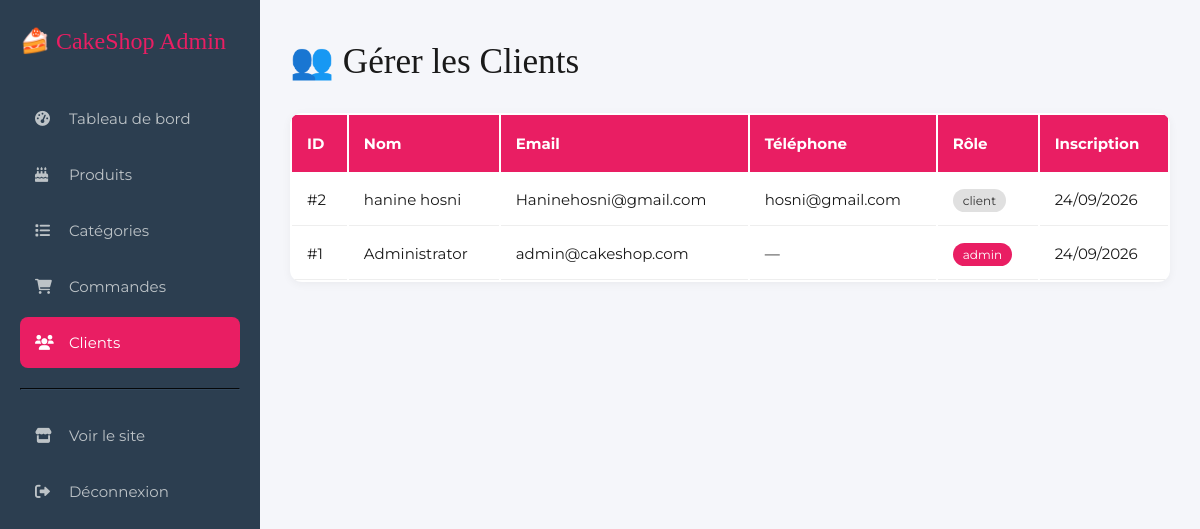
The page /admin/users.php (signed in) on the database its author committed.
### tables this page shows
CREATE TABLE `users` (
  `id` int(10) UNSIGNED NOT NULL,
  `full_name` varchar(100) NOT NULL,
  `email` varchar(150) NOT NULL,
  `phone` varchar(30) DEFAULT NULL,
  `password` varchar(255) NOT NULL,
  `role` enum('client','admin') NOT NULL DEFAULT 'client',
  `created_at` timestamp NOT NULL DEFAULT current_timestamp()
);

### classes/User.php (called while the page is built, shortened)
<?php
require_once __DIR__ . '/Database.php';
class User {
    private $conn;
    private $table = 'users';
    public function __construct() {
        $database = new Database();
        $this->conn = $database->getConnection();
    }
    public function getAll() {
        $query = "SELECT id, full_name, email, phone, role, created_at
                  FROM " . $this->table . "
                  ORDER BY created_at DESC";
        $stmt = $this->conn->prepare($query);
        $stmt->execute();
        return $stmt->fetchAll();
    }
}
?>

### classes/Database.php (called while the page is built, shortened)
<?php
class Database {
    private $host = 'localhost';
    private $db_name = 'cakeshop';
    private $username = 'root';
    private $password = '';
    public function getConnection() {
        $this->conn = null;
        try {
            $this->conn = new PDO(
                "mysql:host=" . $this->host . ";dbname=" . $this->db_name . ";charset=utf8mb4",
                $this->username,
                $this->password,
                [
                    PDO::ATTR_ERRMODE => PDO::ERRMODE_EXCEPTION,
                    PDO::ATTR_DEFAULT_FETCH_MODE => PDO::FETCH_ASSOC,
                    PDO::ATTR_EMULATE_PREPARES => false
                ]
            );
        } catch (PDOException $e) {
            echo "Connection error: " . $e->getMessage();
        }
        return $this->conn;
    }
}
?>

### admin/users.php (the view, shortened to what this page needs)
<?php
require_once '../classes/User.php';
$userObj = new User();
$users = $userObj->getAll();
?>
<!DOCTYPE html>
<html lang="fr">
<head>
    <link rel="stylesheet" href="/cakeshop/assets/css/style.css">
    <link rel="stylesheet" href="https://cdnjs.cloudflare.com/ajax/libs/font-awesome/6.0.0/css/all.min.css">
</head>
<body>
<div class="admin-layout">
    <aside class="sidebar-admin">
        <h2>🍰 CakeShop Admin</h2>
        <a href="index.php"><i class="fas fa-tachometer-alt"></i> Tableau de bord</a>
        <a href="products.php"><i class="fas fa-birthday-cake"></i> Produits</a>
        <a href="categories.php"><i class="fas fa-list"></i> Catégories</a>
        <a href="orders.php"><i class="fas fa-shopping-cart"></i> Commandes</a>
        <a href="users.php" class="active"><i class="fas fa-users"></i> Clients</a>
        <hr style="border-color:#34495e; margin:20px 0;">
        <a href="/cakeshop/"><i class="fas fa-store"></i> Voir le site</a>
        <a href="/cakeshop/pages/logout.php"><i class="fas fa-sign-out-alt"></i> Déconnexion</a>
    </aside>
    <main class="main-admin">
        <h2>👥 Gérer les Clients</h2>
        <table class="admin-table" style="margin-top:20px;">
            <thead>
                <tr>
                    <th>ID</th>
                    <th>Nom</th>
                    <th>Email</th>
                    <th>Téléphone</th>
                    <th>Rôle</th>
                    <th>Inscription</th>
                </tr>
            </thead>
            <tbody>
                <?php foreach ($users as $u): ?>
                <tr>
                    <td>#<?php echo $u['id']; ?></td>
                    <td><?php echo $u['full_name']; ?></td>
                    <td><?php echo $u['email']; ?></td>
                    <td><?php echo $u['phone'] ?: '—'; ?></td>
                    <td>
                        <span style="padding:4px 10px; border-radius:15px; font-size:12px;
                            <?php echo $u['role'] === 'admin' ? 'background:#e91e63;color:white;' : 'background:#e0e0e0;color:#333;'; ?>">
                            <?php echo $u['role']; ?>
                        </span>
                    </td>
                    <td><?php echo date('d/m/Y', strtotime($u['created_at'])); ?></td>
                </tr>
                <?php endforeach; ?>
            </tbody>
        </table>
    </main>
</div>
</body>
</html>

### assets/css/style.css (style rules this page uses)
* { margin: 0; padding: 0; box-sizing: border-box; }
:root { --primary: #c4956a; --primary-dark: #a0784c; --secondary: #f5ebe0; --light: #fdfaf6; --dark: #1a1a1a; --white: #ffffff; --gray: #f9f7f4; --border: #d5cfc6; --text: #4a4a4a; --text-light: #6b6b6b; --success: #6b8f65; --danger: #b55a5a; }
body { font-family: 'Montserrat', sans-serif; font-weight: 400; font-size: 15px; background: var(--light); color: var(--dark); line-height: 1.8; }
a { text-decoration: none; color: var(--primary); transition: 0.3s; }
h1, h2, h3, h4, .logo, .section-title { font-family: 'Playfair Display', serif; font-weight: 500; color: var(--dark); }
h2 { font-size: 2.2rem; }

### admin/users.php (style rules this page uses)
.admin-layout { display: flex; min-height: 100vh; }
.sidebar-admin { width: 260px; background: #2c3e50; color: white; padding: 20px; }
.sidebar-admin h2 { color: #e91e63; margin-bottom: 30px; font-size: 24px; }
.sidebar-admin a { color: #bdc3c7; display: block; padding: 12px 15px; margin-bottom: 5px; border-radius: 8px; transition: 0.3s; text-decoration: none; }
.sidebar-admin a:hover, .sidebar-admin a.active { background: #e91e63; color: white; }
.sidebar-admin i { margin-right: 10px; width: 20px; }
.main-admin { flex: 1; background: #f5f6fa; padding: 30px; }
.admin-table { width: 100%; background: white; border-radius: 12px; overflow: hidden; box-shadow: 0 2px 10px rgba(0,0,0,0.05); }
.admin-table th { background: #e91e63; color: white; padding: 15px; text-align: left; }
.admin-table td { padding: 12px 15px; border-bottom: 1px solid #eee; }

### rows shown on the page
users: id "2", full_name "hanine hosni", email "Haninehosni@gmail.com", phone "hosni@gmail.com", role "client", created_at "24/09/2026"
users: id "1", full_name "Administrator", email "admin@cakeshop.com", phone "—", role "admin", created_at "24/09/2026"
